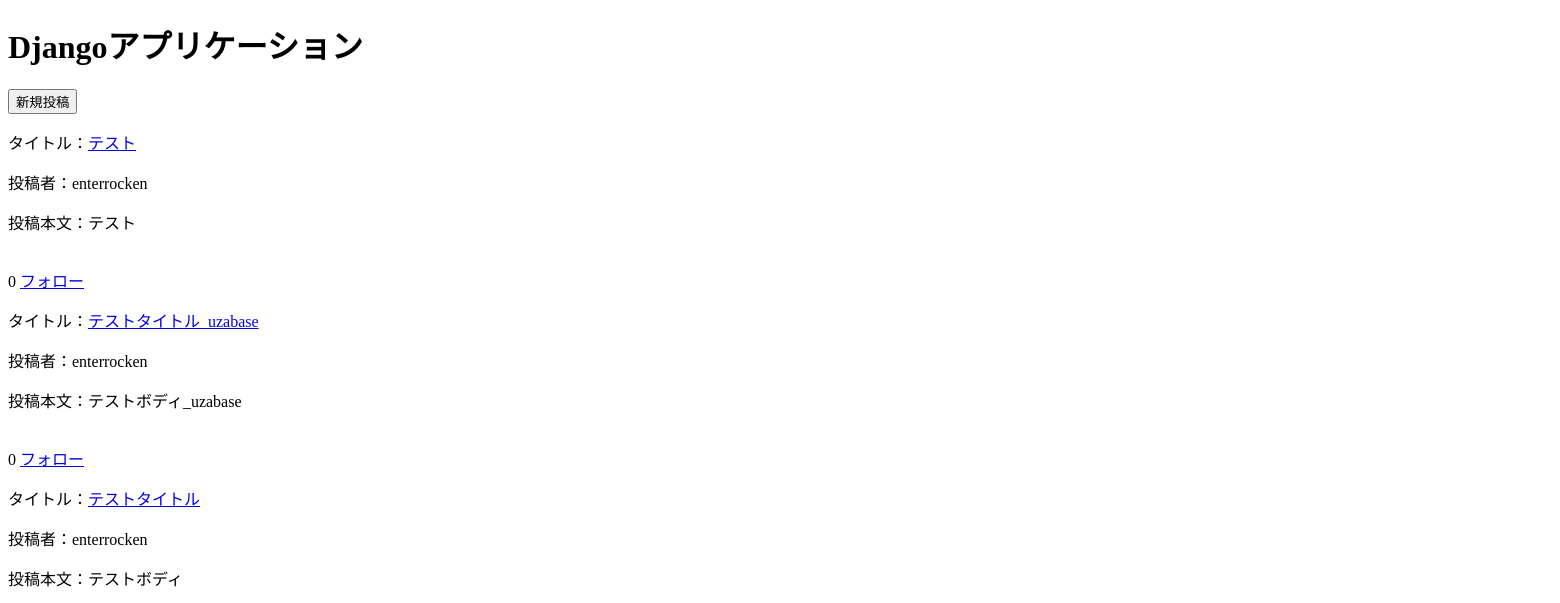
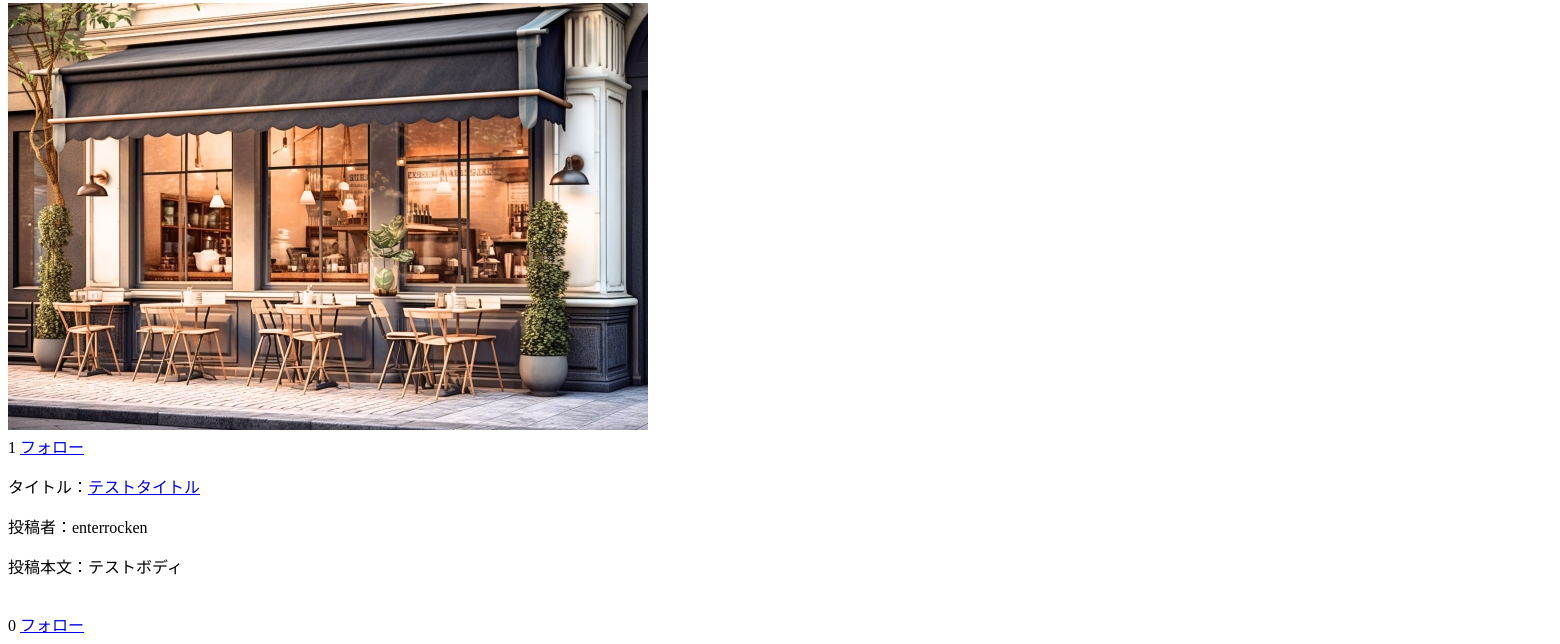
Before: /mypost (signed in) with the older database file (2 pictures, top to bottom).
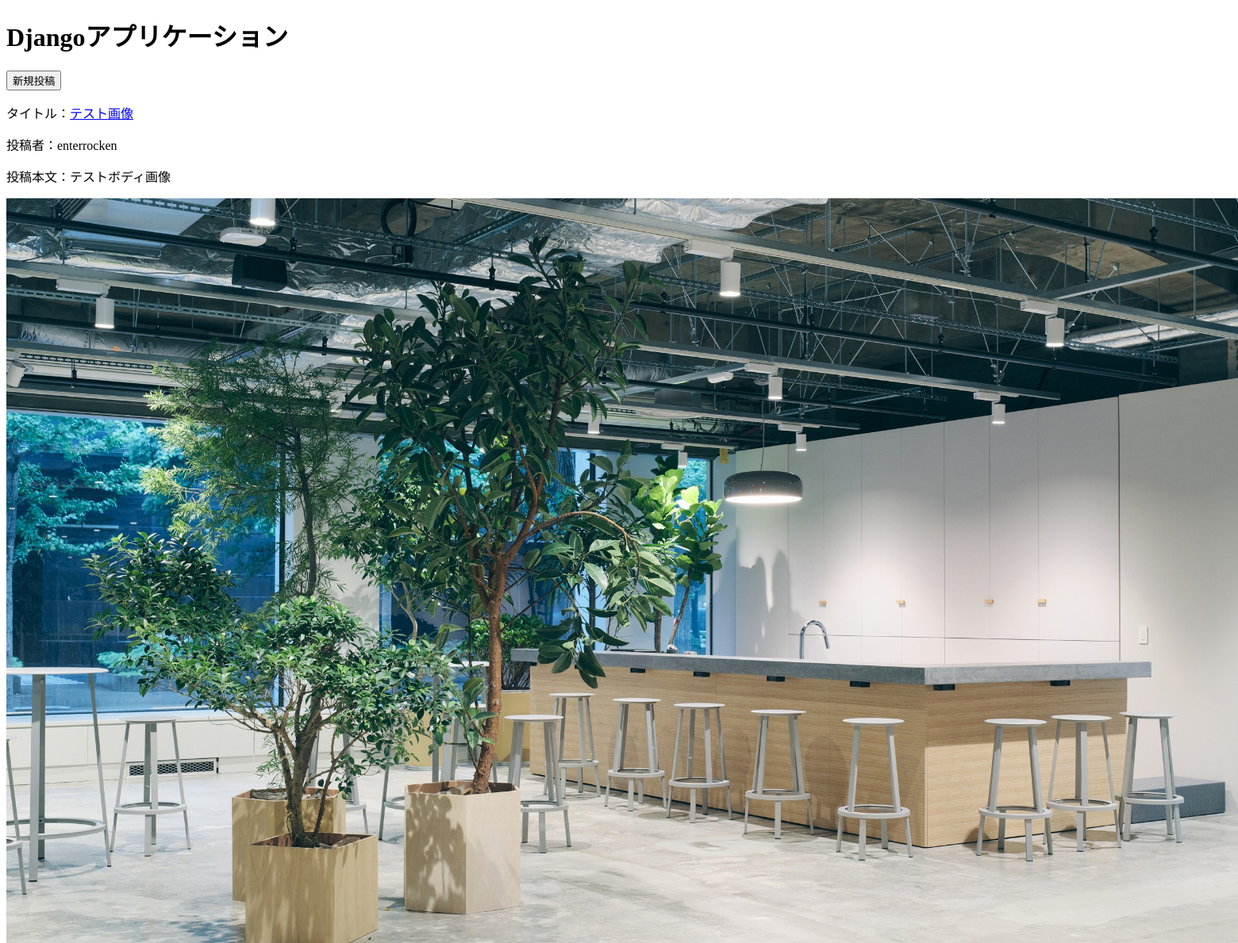
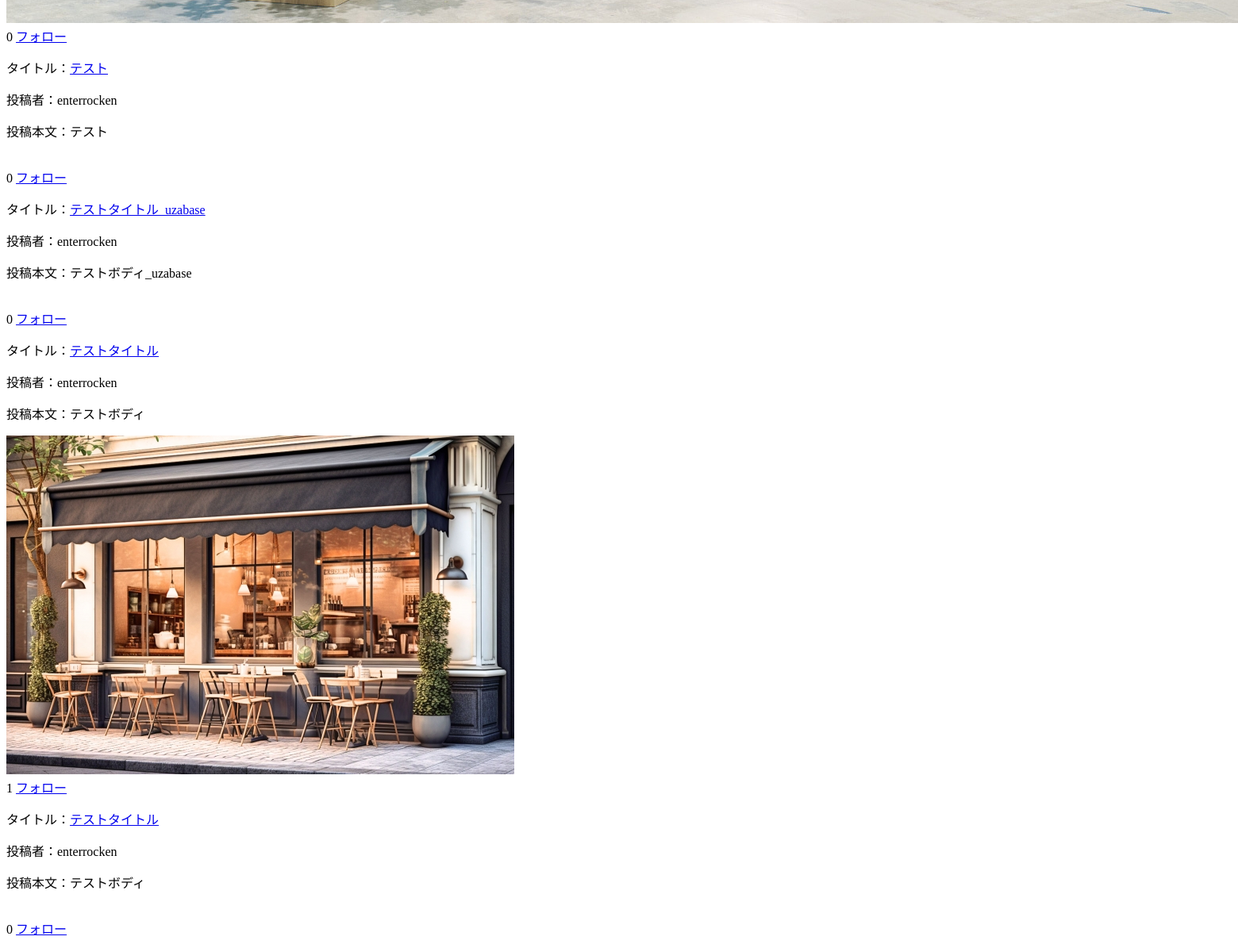
After: the same page with the newer database file (2 pictures, top to bottom).
### snsapp/models.py (models this page shows, shortened)
class Post(models.Model):
    title = models.CharField(max_length=200)
    body = models.TextField()
    image = models.ImageField(upload_to="images/", blank=True, null=True)
    user = models.ForeignKey("auth.User", on_delete=models.CASCADE)
    created_at = models.DateTimeField(auto_now_add=True)
    like = models.ManyToManyField("auth.User", related_name="related_post", blank=True)
    class Meta:
        ordering = ["-created_at"]

### snsapp/views.py (the view)
# urls.py: path("mypost", MyPost.as_view(), name="mypost"),
class MyPost(LoginRequiredMixin, ListView):
    model = Post
    template_name = "list.html"
    def get_queryset(self):
        return Post.objects.filter(user=self.request.user)

### templates/list.html (shortened to what this page needs)
{% extends 'base.html' %}
{% load static %}
{% block content %}
<div class="container mt-3">
    <p>
        <button onclick = "location.href='{% url 'create' %}'" class="btn btn-primary">新規投稿</button>
    </p>
    {% for item in object_list %}
    <div class="alert alert-success" role="alert">
        <p>タイトル：<a href="{% url 'detail' item.pk %}">{{item.title}}</a></p>
        <p>投稿者：{{item.user.username}}</p>
        <p>投稿本文：{{item.body}}</p>
        {% if item.image %}
            <img src="{{item.image.url}}" alt="{{ item.title }}" class="card-img-top">
        {% endif %}
        <br>
        {% if request.user in item.like.all %}
            <a href="{% url 'like-home' item.pk %}" class="like-btn add-color" tabindex="-1" role="button" aria-disabled="true"></a>{{item.like.count}}
        {% else %}
            <a href="{% url 'like-home' item.pk %}" class="like-btn" tabindex="-1" role="button" aria-disabled="true"></a>{{item.like.count}}
        {% endif %}
        {% if item.user in connection.0.following.all %}
            <a href="{% url 'follow-home' item.id %}" class="btn btn-danger ms-3" tabindex="-1" role="button" aria-disabled="true">フォロー解除</a>
        {% else %}
            <a href="{% url 'follow-home' item.id %}" class="btn btn-primary ms-3" tabindex="-1" role="button" aria-disabled="true">フォロー</a>
        {% endif %}
    </div>
    {% endfor %}
</div>
{% endblock content %}

### templates/base.html (shortened to what this page needs)
<!DOCTYPE html>
<html lang="en">
    <head>
    </head>
    <body>
        <h1>Djangoアプリケーション</h1>
        <section>
            <div class = "container">{% block content %}{% endblock %}</div>
        </section>
    </body>
</html>

Changed rows visible on the page:
added Post: title "テスト画像", user.username "enterrocken", body "テストボディ画像", image (picture), like.count "0", shows "フォロー"
